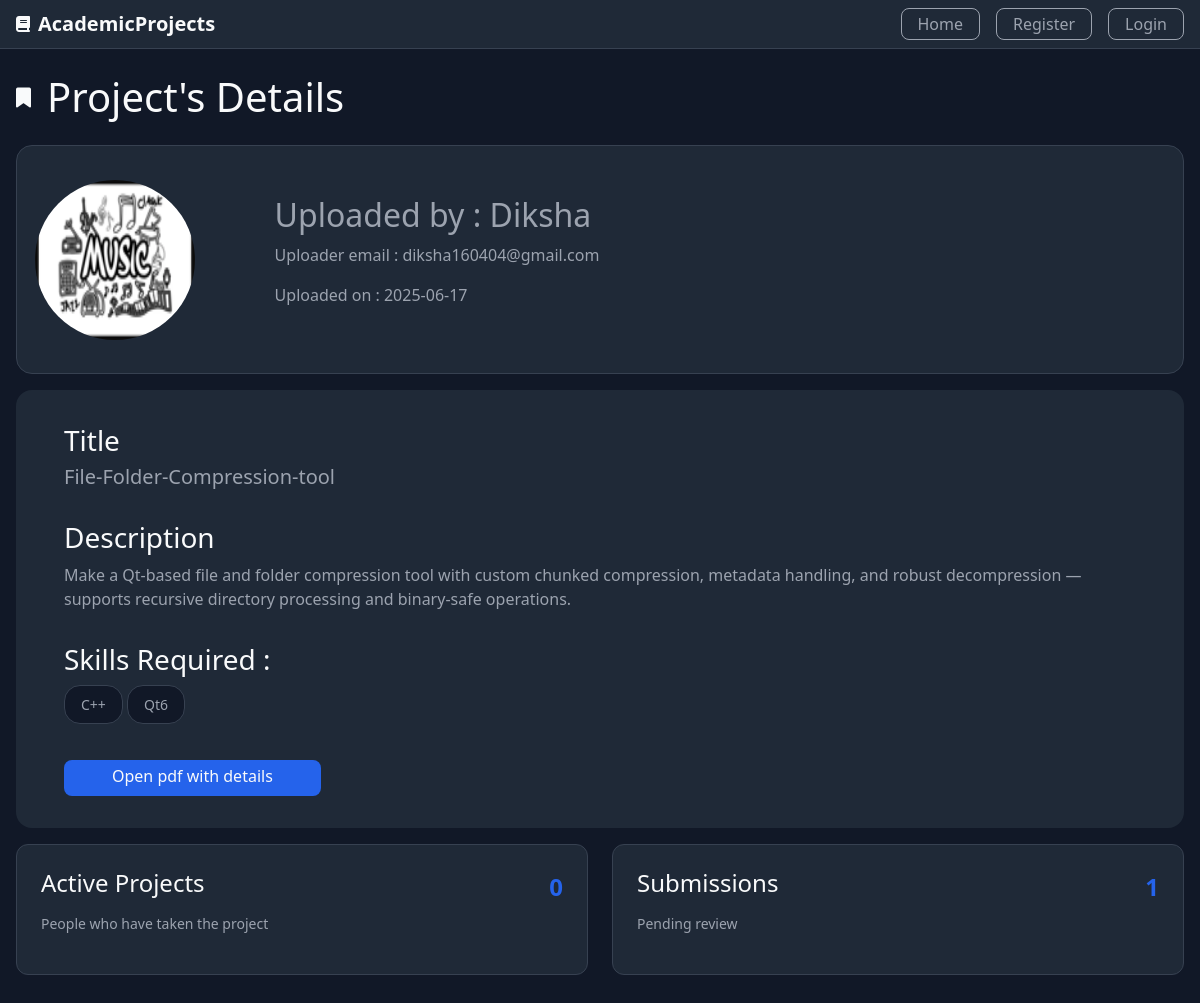
Page /project/details/12 on the committed database.
### Project/models.py (models this page shows, shortened)
class User(db.Model,UserMixin):
    id=db.Column(db.Integer,primary_key=True)
    username=db.Column(db.String(30),unique=True,nullable=False)
    email=db.Column(db.String(30),unique=True,nullable=False)
    password=db.Column(db.String(80),unique=False,nullable=False)
    total_projects=db.Column(db.Integer,nullable=False,default=0)
    total_projects_taken=db.Column(db.Integer,nullable=False,default=0)
    total_projects_submitted=db.Column(db.Integer,nullable=False,default=0)
    total_projects_evaluated=db.Column(db.Integer,nullable=False,default=0)
    profile_picture=db.Column(db.String(80),nullable=False,default="default.png")
    role=db.Column(db.String(80),nullable=False)
    project=db.relationship("Project",backref="user",lazy=True,cascade="all,delete")
    submission=db.relationship("Submission",backref="user",lazy=True,cascade="all,delete")
    evaluation=db.relationship("Evaluation",backref="user",lazy=True,cascade="all,delete")
    project_taken=db.relationship("Project_Taken",backref="user",lazy=True,cascade="all,delete")

class Project(db.Model):
    id=db.Column(db.Integer,primary_key=True)
    title=db.Column(db.String(100),nullable=False)
    description=db.Column(db.Text,nullable=False)
    skills=db.Column(db.Text,nullable=False)
    descriptive_pdf=db.Column(db.String(80),nullable=False,default='No pdf')
    user_count=db.Column(db.Integer,nullable=False,default=0)
    created_at=db.Column(db.DateTime,nullable=False,default=datetime.utcnow)
    created_by=db.Column(db.Integer,db.ForeignKey('user.id'))
    submission=db.relationship('Submission',backref='project',lazy=True,cascade="all,delete")
    evaluation=db.relationship('Evaluation',backref='project',lazy=True,cascade="all,delete")
    project_taken_by=db.relationship('Project_Taken',backref='project',lazy=True,cascade="all,delete")

### Project/routes.py (the view)
@app.route("/project/details/<int:project_id>",methods=['GET','POST'])
def project_details(project_id):
    project=Project.query.get(project_id)
    img_src=url_for("static",filename="/profile_pics/"+project.user.profile_picture)
    pdf=url_for("static",filename="/project_details/"+project.descriptive_pdf)
    return render_template("project_details.html",user=project.user,img_src=img_src,project=project,pdf=pdf)

### Project/templates/project_details.html
{% extends "layout.html" %}
{% block content %}
    <main class="container dashboard">
        <div class="details-head">
            <i class="fa-solid fa-bookmark fa-lg"></i>
            <h1>Project's Details</h1>
        </div>
        <div class="details-header">
            <div class="profile-header-details">
                <img class="rounded-circle account-img img-profile" src="{{img_src}}">
                <div class="details">
                    <h2>Uploaded by : {{user.username}}</h2>
                    <p>Uploader email : {{user.email}}</p>
                    <p>Uploaded on : {{project.created_at.strftime("%Y-%m-%d")}}</p>
                </div>
            </div>
        </div>
        <div class="info-header">
            <div class="info-section">
                <h3>Title</h3>
                <h5>{{project.title}}</h5>
            </div>
            <div class="info-section">
                <h3>Description</h3>
                <div>{{project.description}}</div>
            </div>
            <div class="info-section skills">
                <h3>Skills Required : </h3>
                <ul>
                    {% for i in project.skills.split(',') %}
                    <li>{{i.strip()}}</li>
                    {% endfor %}
                </ul>
            </div>
            <div class="info-section">
                {% if project.descriptive_pdf == "No pdf" %}
                    <a class="btn btn-dark info-btn" href="{{url_for('project_details',project_id=project.id)}}" target="_blank">No pdf uploaded by the teacher</a>
                {% else %}
                    <a class="button button-diff info-btn" href="{{pdf}}" target="_blank">Open pdf with details</a>
                {% endif %}
            </div>
        </div>
        <div class="proj-grid">
      <div class="proj-card">
        <div class="proj-content">
          <h4>Active Projects</h4>
          <span class="proj-number">{{project.user_count}}</span>
        </div>
        <p>People who have taken the project</p>
      </div>
      <div class="proj-card">
        <div class="proj-content">
          <h4>Submissions</h4>
          <span class="proj-number">{{project.submission|length}}</span>
        </div>
        <p>Pending review</p>
      </div>
    </div>
    </main>
{% endblock content %}

### Project/static/styles.css (style rules this page uses)
:root { --color-bg: #111827; --color-bg-secondary: #1f2937; --color-text: #f9fafb; --color-text-secondary: #9ca3af; --color-border: #374151; --color-primary: #2563eb; --color-primary-hover: #1d4ed8; --color-success: #065f46; --color-success-text: #a7f3d0; }
* { margin: 0; padding: 0; box-sizing: border-box; }
body { font-family: system-ui, -apple-system, sans-serif; background-color: var(--color-bg); color: var(--color-text); line-height: 1.5; }
.container { max-width: 1280px; margin: 0 auto; padding: 0 1rem; }
.dashboard h1 { margin-top: 1.5rem; color: var(--color-text); margin-bottom: 1.5rem; }
.button { color: var(--color-text-secondary); text-decoration: none; display: flex; justify-content: center; align-items: center; height: 2rem; padding: 0.125rem 1rem; border-radius: 0.5rem; border: solid 0.1rem; border-color: var(--color-text-secondary); transition: all 0.2s; }
.button-diff { color: var(--color-text); border: 0; height:2.25rem; margin-left: 0.5rem; background-color: var(--color-primary); }
.skills ul { list-style: none; margin-bottom: 1rem; }
.skills li { color: var(--color-text-secondary); font-size: 0.875rem; margin-bottom: 0.25rem; background-color: var(--color-bg); display: inline-block; padding: 0.5rem 1rem 0.5rem 1rem; border: solid 1px var(--color-border); border-radius: 1rem; }
.details { display: flex; margin-left: 5rem; flex-direction: column; justify-content: center; color: var(--color-text-secondary); }
.proj-grid { display: grid; grid-template-columns: repeat(auto-fit, minmax(200px, 1fr)); gap: 1.5rem; margin-bottom: 2rem; }
.proj-card { background-color: var(--color-bg-secondary); padding: 1.5rem; border-radius: 0.75rem; border: 1px solid var(--color-border); }
.proj-content { display: flex; justify-content: space-between; align-items: center; margin-bottom: 0.5rem; }
.proj-number { font-size: 1.5rem; font-weight: bold; color: var(--color-primary); }
.proj-card p { color: var(--color-text-secondary); font-size: 0.875rem; }
.img-profile { width: 10rem; height: 10rem }
.details-head { display: flex; align-items: center; }
.details-head i { margin-right: 1rem; }
.details-header { background-color: var(--color-bg-secondary); padding: 0.1rem; border: 1px solid var(--color-border); border-radius: 1rem; margin-bottom: 1rem; }
.profile-header-details { margin: 2rem 0 2rem 1rem; display: flex; }
.info-header { background-color: var(--color-bg-secondary); color: var(--color-text-secondary); padding: 0.1rem 3rem 1rem 3rem; border-radius: 1rem; margin-bottom: 1rem; }
.info-header h3 { color: var(--color-text); }
.info-section { margin-top: 2rem; }
.info-btn { display: inline-block; padding:0.25rem 3rem 0.25rem 3rem; margin: 0; margin-bottom: 1rem; }

### rows in the picture
User: username "Diksha", email "diksha160404@gmail.com"
Project: created_at "2025-06-17", title "File-Folder-Compression-tool", description "Make a Qt-based file and folder compression tool with custom chunked compression, metadata handling, and robust decompression — supports recursive directory processing and binary-safe operations.", user_count "0"

### other values in the picture
{{ i.strip() }} "C++" "Qt6"
{{ project.submission|length }} "1"
